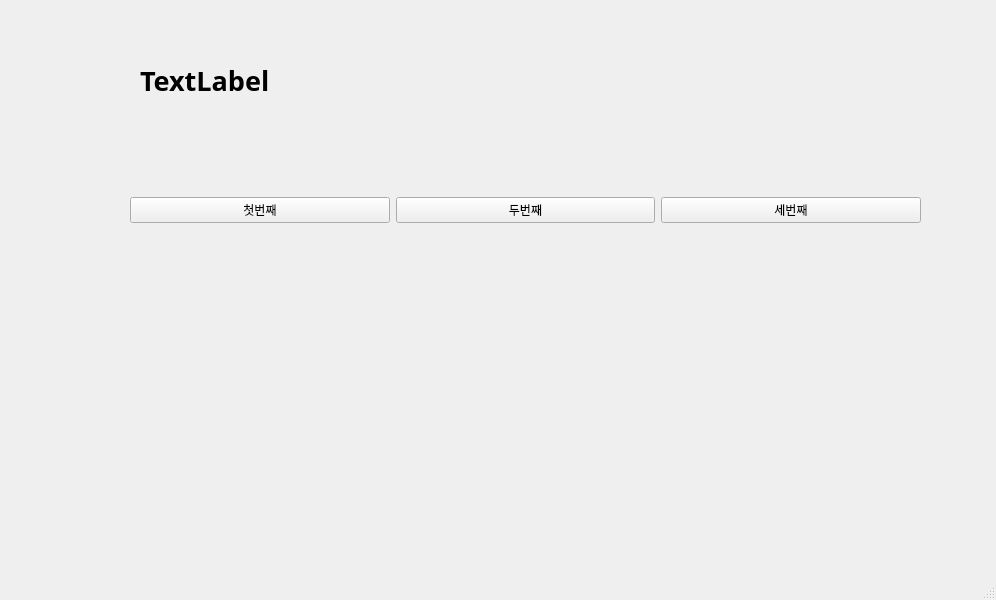
<?xml version="1.0" encoding="UTF-8"?>
<ui version="4.0">
 <class>MainWindow</class>
 <widget class="QMainWindow" name="MainWindow">
  <property name="geometry">
   <rect>
    <x>0</x>
    <y>0</y>
    <width>996</width>
    <height>600</height>
   </rect>
  </property>
  <property name="windowTitle">
   <string>MainWindow</string>
  </property>
  <widget class="QWidget" name="centralwidget">
   <widget class="QWidget" name="horizontalLayoutWidget">
    <property name="geometry">
     <rect>
      <x>130</x>
      <y>130</y>
      <width>791</width>
      <height>161</height>
     </rect>
    </property>
    <layout class="QHBoxLayout" name="horizontalLayout">
     <item>
      <widget class="QPushButton" name="pushButton_3">
       <property name="text">
        <string>첫번째</string>
       </property>
      </widget>
     </item>
     <item>
      <widget class="QPushButton" name="pushButton_2">
       <property name="text">
        <string>두번째</string>
       </property>
      </widget>
     </item>
     <item>
      <widget class="QPushButton" name="pushButton">
       <property name="text">
        <string>세번째</string>
       </property>
      </widget>
     </item>
    </layout>
   </widget>
   <widget class="QLabel" name="label">
    <property name="geometry">
     <rect>
      <x>140</x>
      <y>40</y>
      <width>781</width>
      <height>81</height>
     </rect>
    </property>
    <property name="font">
     <font>
      <family>맑은 고딕</family>
      <pointsize>20</pointsize>
      <weight>75</weight>
      <bold>true</bold>
     </font>
    </property>
    <property name="text">
     <string>TextLabel</string>
    </property>
   </widget>
  </widget>
  <widget class="QMenuBar" name="menubar">
   <property name="geometry">
    <rect>
     <x>0</x>
     <y>0</y>
     <width>996</width>
     <height>23</height>
    </rect>
   </property>
  </widget>
  <widget class="QStatusBar" name="statusbar"/>
 </widget>
 <resources/>
 <connections>
  <connection>
   <sender>pushButton_3</sender>
   <signal>clicked()</signal>
   <receiver>MainWindow</receiver>
   <slot>firstClick()</slot>
   <hints>
    <hint type="sourcelabel">
     <x>214</x>
     <y>231</y>
    </hint>
    <hint type="destinationlabel">
     <x>259</x>
     <y>300</y>
    </hint>
   </hints>
  </connection>
  <connection>
   <sender>pushButton_2</sender>
   <signal>clicked()</signal>
   <receiver>MainWindow</receiver>
   <slot>secondClick()</slot>
   <hints>
    <hint type="sourcelabel">
     <x>470</x>
     <y>232</y>
    </hint>
    <hint type="destinationlabel">
     <x>543</x>
     <y>296</y>
    </hint>
   </hints>
  </connection>
  <connection>
   <sender>pushButton</sender>
   <signal>clicked()</signal>
   <receiver>MainWindow</receiver>
   <slot>thirdClick()</slot>
   <hints>
    <hint type="sourcelabel">
     <x>740</x>
     <y>229</y>
    </hint>
    <hint type="destinationlabel">
     <x>800</x>
     <y>295</y>
    </hint>
   </hints>
  </connection>
 </connections>
 <slots>
  <slot>firstClick()</slot>
  <slot>secondClick()</slot>
  <slot>thirdClick()</slot>
 </slots>
</ui>
